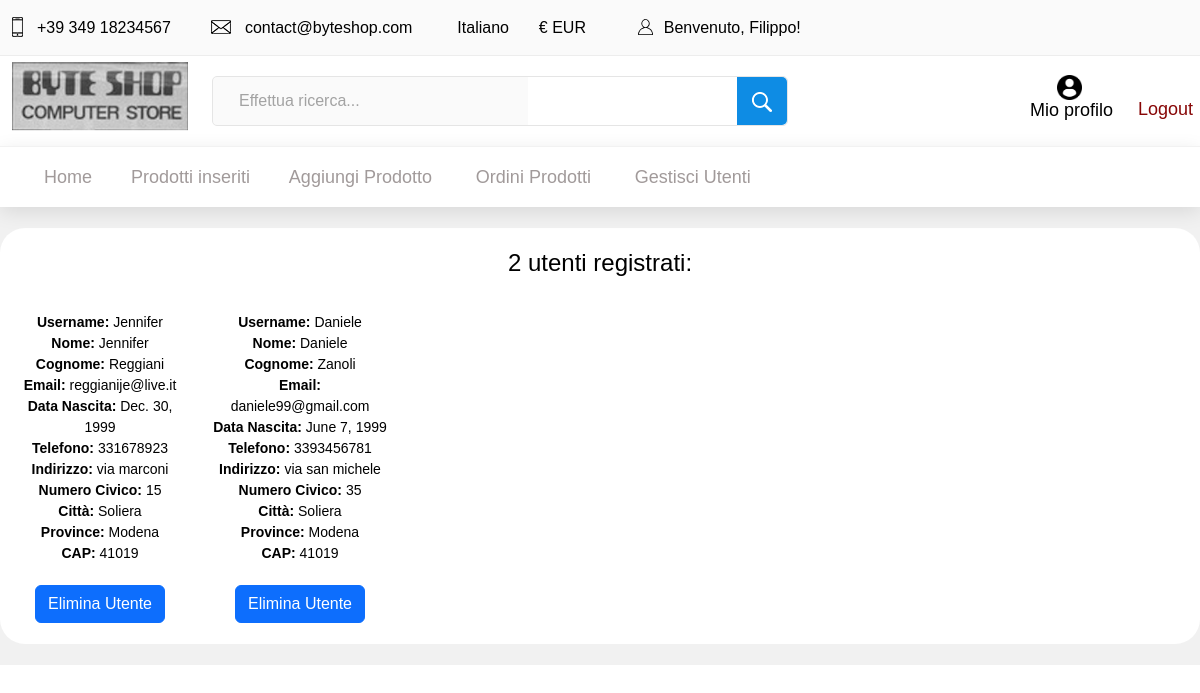
Page /authentication/users (signed in) on the committed database.
### authentication/models.py (models this page shows)
class Client (models.Model):
    user = models.OneToOneField(User, on_delete=models.CASCADE)
    profile_image = models.ImageField(blank=True, null=True, default="unknown.jpeg")
    telephone = models.CharField( max_length=15)
    address= models.CharField(max_length=30)
    house_number= models.IntegerField(default=1)
    city= models.CharField(max_length=40)
    province= models.CharField(max_length=40)
    cap= models.IntegerField(default=11111)
    birth_date= models.DateField(null=True, blank=True)

### authentication/views.py (the view)
# urls.py: path('users',views.users,name="users"),
@login_required
def users(request):
    templ="authentication/users.html"
    clients=Client.objects.all()
    ctx={"listaclients":clients}
    return render(request,template_name=templ,context=ctx)

### authentication/templates/authentication/users.html (shortened to what this page needs)
{% extends 'base.html' %}
{% block head %}
{% load static %}
<link rel="stylesheet" type="text/css" href="{% static '/css/style.css' %}">
{% endblock %}
{% block content %}
{% include "header.html" %}
<center>
    <br>
    {% if listaclients.count > 0 %}
        <div class="container-fluid" style="background-color:white;border-radius:25px;">
            <br>
            <div class="row">
                {% if listaclients.count == 1 %}
                    <h3>  Un solo utente registrato:  </h3>
                    <br> <br>
                {% else %}
                    <h3> {{listaclients.count}} utenti registrati: </h3>
                    <br> <br>
                {% endif %}
                {% for l in listaclients %}
                    <div class="col-2">
                        <br>
                        <label for="username"> <b> Username: </b> {{l.user.username}} <br>
                        <label for="name"> <b> Nome: </b> {{l.user.first_name}} <br>
                        <label for="surname"> <b> Cognome: </b> {{l.user.last_name}} <br>
                        <label for="email"> <b> Email: </b> {{l.user.email}} <br>
                        <label for="birth_date"> <b> Data Nascita: </b> {{l.birth_date}} <br>
                        <label for="telephone"> <b> Telefono: </b> {{l.telephone}} <br>
                        <label for="address"> <b> Indirizzo: </b> {{l.address}} <br>
                        <label for="house_number"> <b> Numero Civico: </b> {{l.house_number}} <br>
                        <label for="city"> <b> Città: </b> {{l.city}} <br>
                        <label for="province"> <b> Province: </b> {{l.province}} <br>
                        <label for="cap"> <b> CAP: </b> {{l.cap}} <br>
                        <br>
                        <a class="btn btn-primary" onclick="return confirm('Sei sicuro di voler eliminare questo utente?')" href="delete_user/{{l.id}}" role="button">Elimina Utente</a>
                        <br> <br>
                    </div>
                {% endfor %}
            </div>
        </div>
        <br>
    {% else %}
        <h4> <b>Non sono presenti utenti registrati </b> </h4> <br> <br>
    {% endif %}
</center>
{% endblock %}

### templates/header.html (shortened to what this page needs)
<header class="header">
    <div class="top_bar">
        <div class="container">
            <div class="row">
                <div class="col d-flex flex-row">
                    <div class="top_bar_contact_item"><div class="top_bar_icon"><img src="../../static/img/phone.png" class="img-fluid"></div>+39 349 18234567</div>
                    <div class="top_bar_contact_item"><div class="top_bar_icon"><img src="../../static/img/mail.png"  class="img-fluid"></div>contact@byteshop.com</div>
                    <div class="top_bar_content ml-auto">
                        <div class="top_bar_menu">
                            <ul class="standard_dropdown top_bar_dropdown">
                                <li>
                                    <a> Italiano  </a>
                                </li>
                                <li>
                                    <a> € EUR </a>
                                </li>
                            </ul>
                        </div>
                        {% if user.is_authenticated %}
                        <div class="top_bar_user">
                            <div class="user_icon"><img src="../../static/img/user.svg"  class="img-fluid"></div>
                            <a>Benvenuto, {{user.username}}! </a>
                        </div>
                        {% else%}
                        <div class="top_bar_user">
                            <div class="user_icon"><img src="../../static/img/user.svg"  class="img-fluid"></div>
                            <div><a href="../../authentication/client/signup">Registrati</a></div>
                            <div><a href="../../authentication/client/signin">Login</a></div>
                        </div>
                        {%endif%}
                    </div>
                </div>
            </div>
        </div>
    </div>
    <div class="header_main">
        <div class="container">
            <div class="row">
                <div class="col-lg-2 col-sm-3 col-3 order-1">
                    <div class="logo_container">
                        <div class="logo"> <a href="../../ "> <img src="../../static/img/byte_shop_logo.png" class="img-fluid" alt="logo"> </a> </div>
                    </div>
                </div>
                <div class="col-lg-6 col-12 order-lg-2 order-3 text-lg-left text-right">
                    <div class="header_search">
                        <div class="header_search_content">
                            <div class="header_search_form_container">
                                <form method="GET" action="{% url 'products:search' %}" class="header_search_form clearfix" >
                                    {% if not user.is_staff %}
                                        <input type="search" name="search" required="required" class="header_search_input" placeholder="Effettua ricerca...">
                                        <button type="submit" class="header_search_button trans_300" value="Submit"><img src="../../static/img/search.png" class="img-fluid" ></button>
                                    {% else %}
                                        <input type="search" name="search" required="required" disabled="disabled" class="header_search_input" placeholder="Effettua ricerca..." >
                                        <button type="submit" class="header_search_button trans_300" disabled="disabled" value="Submit"> <img src="../../static/img/search.png" class="img-fluid" ></button>
                                    {% endif %}
                                </form>
                            </div>
                        </div>
                    </div>
                </div>
                {% if user.is_authenticated %}
                <div class="col-lg-4 col-9 order-lg-3 order-4 text-lg-left text-right">
                    <div class="orders_cart_profile d-flex flex-row align-items-center justify-content-end">
                        <div class="orders d-flex flex-row align-items-center justify-content-end">
                            <div class="profile_content">
                                <div class="profile_icon">
                                    <img src="../../static/img/icona_profilo.png" height="25" width="25" alt="">
                                </div>
                                    <div class="profile_text">
                                        <a href="../../authentication/profile"> Mio profilo</a>
                                    </div>
                            </div>
                            {% if user.is_authenticated %}
                            <div class="logout-content">
                                <div class="logout_text">
                                    <a href="../../authentication/signout"> Logout </a>
                                </div>
                            </div>
                            {% endif%}
                        </div>
                    </div>
                </div>
                {% endif%}
            </div>
        </div>
    </div>
    <nav class="main_nav">
        <div class="container">
            <div class="row">
                <div class="col">
                    <div class="main_nav_content d-flex flex-row">
                        <div class="main_nav_menu">
                            <ul class="standard_dropdown main_nav_dropdown">
                                <li><a href="../../ ">Home</a></li>
                                {% if user.is_authenticated and user.is_staff%}
                                    <li> <a href="../../products/allproducts">Prodotti inseriti </a>  </li>
                                {% else %}
                                    <li> <a href="../../products/allproducts"> Tutti i Prodotti<i class="fas fa-chevron-down"> </i> </a>  </li>
                                {% endif %}
                                {% if user.is_authenticated and user.is_staff%}
                                <li class="hassubs">
                                        <a href="#">Aggiungi Prodotto</a>
                                </li>
                                <li class="hassubs">
                                    <a href="../../orders/my_orders">Ordini Prodotti</a>
                                </li>
                                <li class="hassubs">
                                    <a href="../../authentication/users">Gestisci Utenti</a>
                                </li>
                                {% endif %}
                            </ul>
                        </div>
                    </div>
                </div>
            </div>
        </div>
    </nav>
</header>

### rows in the picture
Client: user.username "Jennifer", user.first_name "Jennifer", user.last_name "Reggiani", user.email "reggianije@live.it", birth_date "Dec. 30, 1999", telephone "331678923", address "via marconi", house_number "15", city "Soliera", province "Modena", cap "41019"
Client: user.username "Daniele", user.first_name "Daniele", user.last_name "Zanoli", user.email "daniele99@gmail.com", birth_date "June 7, 1999", telephone "3393456781", address "via san michele", house_number "35", city "Soliera", province "Modena", cap "41019"

### other values in the picture
{{ user.username }} "Filippo"
{{ listaclients.count }} "2"
